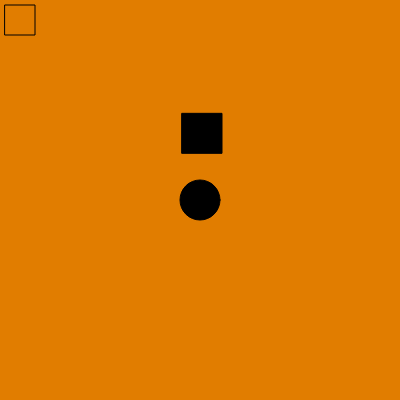
Frame 1 (no input)
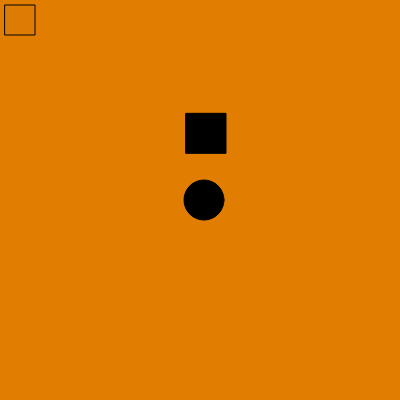
Frame 2 (the mouse pressed at the canvas centre, redrawn once)

The p5.js sketch that drew these frames (run headless with seeded random() and noise() and a simulated clock; the mouse was pressed at the canvas centre and the sketch redrawn once):

// p5.js sketch
// ── sketch.js
let x = 200;
let speed = 2;
let rectSpeed =2;
let diameter = 40;
let value = 0;
let rectMove = true; //This boolean stuff is hard.
let a = 0;
let fadeIn = 5;

function setup() {
  createCanvas(400, 400);
  noLoop();
  rectMode(CENTER);
  
}

function draw() {
  background(225, 125, 0);
 
  fill(value);
  ellipse(x, height/2, 40);
  x += speed;
  if (x >= width - diameter/2 || x <= 0 + diameter/2) {
    speed = speed * -1
  }
  if (rectMove === true){
  rect(x, height/3, 40);
  x += rectSpeed;
  if (x >= width - diameter/2 || x <= 0 + diameter/2) {
    rectSpeed = rectSpeed * -1
  }
  }
  fill(10, 80, 255, a);
  rect(20, 20, 30, 30,);
  if (a<=255) {
    a += fadeIn;
  }
}
//haven't figured out how to separate the movement.
//Everything I try breaks or seems to be ignored.
function mouseClicked() {
  if (speed = isLooping()) {
    noLoop();
  } else {
    loop();
  }
  if (mouseClicked) {
    value = random(0, 255); 
  }
  
}

function keyTyped() {
  if (key === 'j' || 'J') {
    print('hello');
  
  }
}

//not sure how to get this working, it runs without error though.
// function color(){

// let millisecond = millis();
// if (millisecond = 10000) {
//   background(225, 0, 0);
// }
// redraw();
// }
